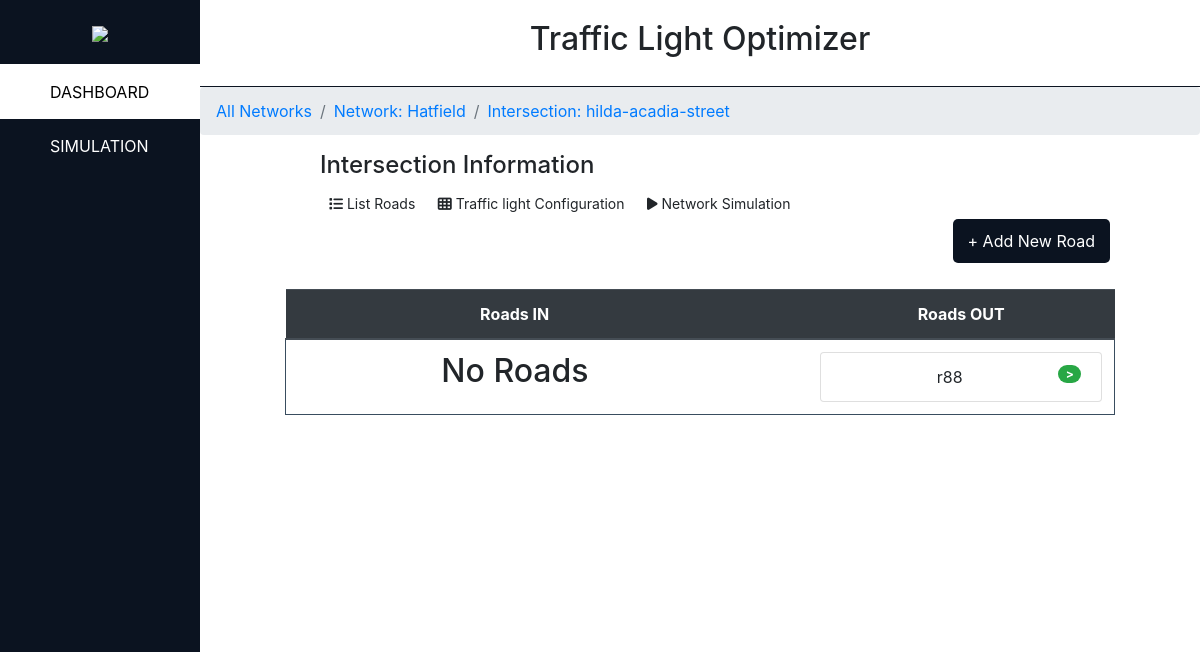
The page /network/1/5/ on the database as committed earlier.
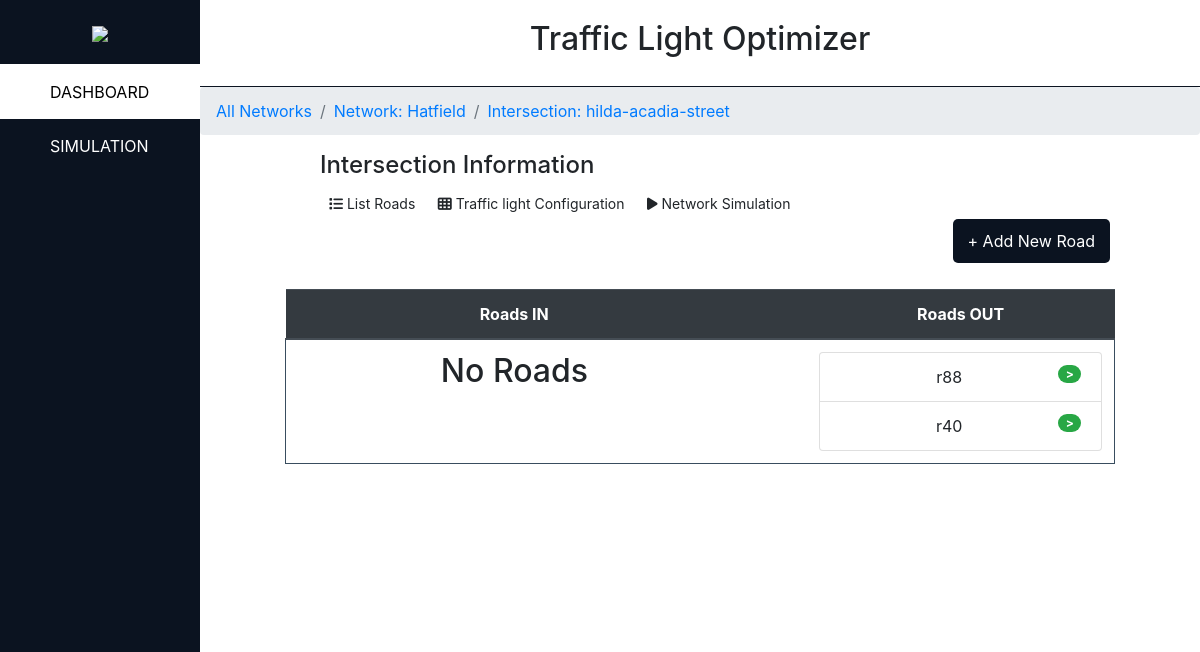
The same page on the database as committed later.
### main_app/models.py (models this page shows, shortened)
class Road(models.Model):
    network_id = models.ForeignKey(
        Network,
        blank=False,
        null=True,
        on_delete=models.SET_NULL
    )
    intersection_in = models.ForeignKey(
        Intersection,
        blank=True,
        null=True,
        on_delete=models.SET_NULL,
        related_name='%(class)s_in'
    )
    intersection_out =  models.ForeignKey(
        Intersection,
        blank=True,
        null=True,
        on_delete=models.SET_NULL,
        related_name='%(class)s_out'
    )
    road_name = models.CharField( max_length=50, unique=True)
    road_distance = models.IntegerField(default=0)
    average_speed = models.IntegerField(default=0)
    trafficlight_id =  models.ForeignKey(
        TrafficLight,
        blank=False,
        null=True,
        on_delete=models.SET_NULL,
    )

### main_app/views/oldview.py (the view)
# urls.py: path('network/<int:network_id>/<int:intersection_id>/', views.intersection_controller, name='intersection'),
def intersection_controller(request, network_id, intersection_id):
    newtork_info = get_object_or_404( Network, pk=network_id )
    intersection_info = get_object_or_404( Intersection, pk=intersection_id)
    if Intersection.objects.filter( network_id=network_id ).exists():
        intersection_entries_for_network = Intersection.objects.filter( network_id=network_id )
    else:
        intersection_entries_for_network = []
    if request.method == 'POST':
        form_road = RoadForm(request.POST)
        if form_road.is_valid():
            new_road = form_road.save()
            return HttpResponseRedirect(reverse('intersection', args=(network_id, intersection_id )))
        form_road.fields['intersection_in'] = customModelChoiceField(
            intersection_entries_for_network ,
            empty_label="" ,
            required=False,
            widget=forms.Select(attrs={'class':'form-control'})
        )
        form_road.fields['intersection_out'] = customModelChoiceField(
            intersection_entries_for_network ,
            empty_label="" ,
            required=False,
            widget=forms.Select(attrs={'class':'form-control'})
        )
    else:
        form_road = RoadForm()
        form_road.fields['intersection_in'] = customModelChoiceField(
            intersection_entries_for_network ,
            empty_label="" ,
            required=False,
            widget=forms.Select(attrs={'class':'form-control'})
        )
        form_road.fields['intersection_out'] = customModelChoiceField(
            intersection_entries_for_network ,
            empty_label="" ,
            required=False,
            widget=forms.Select(attrs={'class':'form-control'})
        )
    if Road.objects.filter(intersection_in=intersection_id).exists():
        road_entries_for_intersection_in = Road.objects.filter(intersection_in=intersection_id)
    else:
        road_entries_for_intersection_in = []
    if Road.objects.filter(intersection_out=intersection_id).exists():
        road_entries_for_intersection_out = Road.objects.filter(intersection_out=intersection_id)
    else:
        road_entries_for_intersection_out = []
    if TrafficLight.objects.filter( intersection_id=intersection_id ).exists():
        trafficlight_entries_for_intersection = TrafficLight.objects.filter( intersection_id=intersection_id )
    else:
        trafficlight_entries_for_intersection = []
    ui_data = {
        'network_info': newtork_info ,
        'intersection_info': intersection_info ,
        'road_list_in': road_entries_for_intersection_in ,
        'road_list_out': road_entries_for_intersection_out ,
        'trafficlight_list': trafficlight_entries_for_intersection ,
        'road_form': form_road ,
        'len_road_list_in': len(road_entries_for_intersection_in) ,
        'len_road_list_out': len(road_entries_for_intersection_out) ,
        'max_roads': range( max( len(road_entries_for_intersection_in), len(road_entries_for_intersection_out)))
    }
    return render(request, 'main_app/intersection.html', ui_data)

### main_app/forms.py (called while the page is built)
    def label_from_instance(self, obj):
        return obj.intersection_name

### main_app/templates/main_app/intersection.html (shortened to what the changed rows need)
{% load static %}
<!DOCTYPE html>
<html>
    <head>
        <link rel="stylesheet" href="https://use.fontawesome.com/releases/v5.1.0/css/all.css">
        <link rel="stylesheet" type="text/css" href = "{% static 'css/style.css'%}"/>
        <link rel="stylesheet" href="https://maxcdn.bootstrapcdn.com/bootstrap/4.5.0/css/bootstrap.min.css">
    </head>
    <body onload="gridView()">
        <div class="fluid-container">
            <div class="row">
				<div class="content col-12 row">
					<div class="cont col-10">
						<div class="cont-bar">
							<h2>Traffic Light Optimizer</h2>
						</div>
						<div class="cont-info">
							<div class="road-content intersec row">
                                <div class="row">
                                    <div class="col-sm-12">
                                        <div id="gridView">
                                            <table class="table" style="text-align:center">
                                                <thead class="thead-dark">
                                                    <tr>
                                                        <th> Roads IN</th>
                                                        <th></th>
                                                        <th> Roads OUT</th>
                                                    </tr>
                                                </thead>
                                                <tbody>
                                                    <tr>
                                                        <td>
                                                            {% if road_list_in %}
                                                                <ul class="list-group" >
                                                                {% for road in road_list_in %}
                                                                    <li class="list-group-item justify-content-between" >
                                                                        {{ road.road_name }}
                                                                        <span class="badge badge-success badge-pill" style="float:right"> > </span>
                                                                    </li>
                                                                {% endfor %}
                                                                </ul>
                                                            {% else %}
                                                                <h2> No Roads </h2>
                                                            {% endif %}
                                                        </td>
                                                        <td>
                                                            {% if road_list_out %}
                                                                <ul class="list-group" >
                                                                {% for road in road_list_out %}
                                                                    <li class="list-group-item justify-content-between" >
                                                                        {{ road.road_name }}
                                                                        <span class="badge badge-success badge-pill" style="float:right"> > </span>
                                                                    </li>
                                                                {% endfor %}
                                                                </ul>
                                                            {% else %}
                                                                <h2> No Roads </h2>
                                                            {% endif %}
                                                        </td>
                                                    </tr>
                                                </tbody>
                                            </table>
                                        </div>
                                    </div>
                                </div>
                            </div>
						</div>
					</div>
				</div>
			</div>
		</div>
    </body>
</html>

Rows that differ between the two databases and show on the page:
added Road: road_name "r40"
